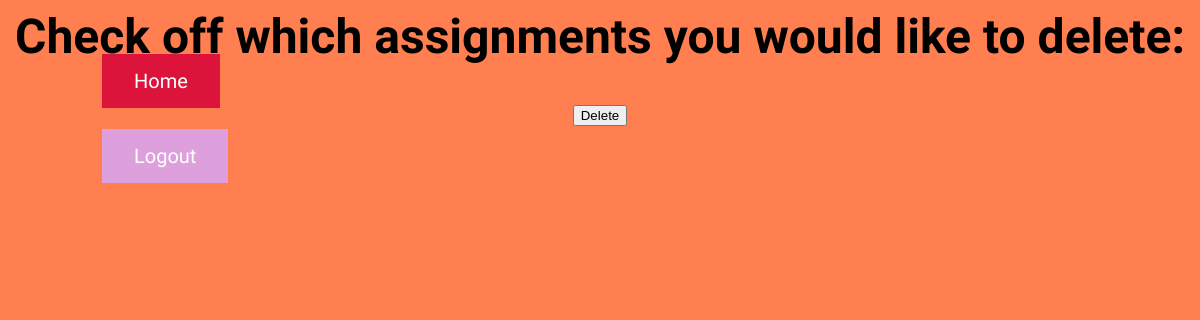
The app's page /scheduler/edit/assignments (signed in), older data.
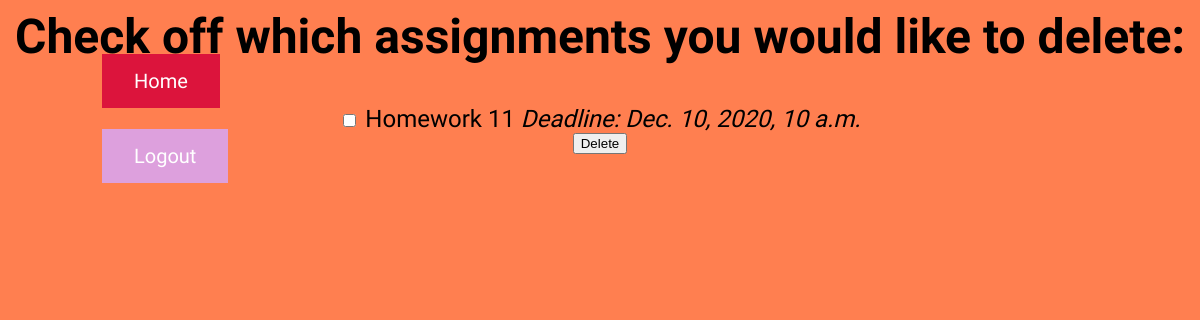
The same page, newer data.
### scheduler/models.py (models this page shows)
class Assignment(models.Model):
    user = models.ForeignKey(User, on_delete=models.CASCADE, null=True)
    course = models.ForeignKey(Course, on_delete=models.CASCADE)
    Homework = 'HW'
    Quiz = 'QZ'
    Exam = 'EX'
    Assignment_Type_Choices = [
        (Homework, 'Homework'),
        (Quiz, 'Quiz'),
        (Exam, 'Exam'),
    ]
    assignment_type = models.CharField(
        max_length=2,
        choices=Assignment_Type_Choices,
        default=Homework,
    )
    assignment_name = models.CharField(max_length=25, blank=True)
    deadline = models.DateTimeField()
    time_to_complete_estimate = models.FloatField(default = 1.0)
    scheduled = models.BooleanField(default=False)

### scheduler/views.py (the view)
# urls.py: path('edit/assignments', views.edit_assignments, name = 'edit_assignments'),
@login_required(login_url='/scheduler/')
def edit_assignments(request):
    today = datetime.today()
    context = {'assignment_list': request.user.assignment_set.filter(deadline__gte=today).order_by('deadline'),}
    return render(request, 'scheduler/edit/assignments.html', context)

### scheduler/templates/scheduler/edit/assignments.html (shortened to what this page needs)
{% load static %}
<link rel="stylesheet" type="text/css" href="{% static 'scheduler/style.css' %}">
<form action="{% url 'delete_assignments' %}" method="post">
<h2>Check off which assignments you would like to delete:</h2>
<p style="margin: 0 auto; text-align: center;">
{% for assignment in assignment_list %}
<input type=checkbox id='assignment{{forloop.counter}}' name='assignment{{forloop.counter}}' value='{{assignment.id}}'>
<label for='assignment{{forloop.counter}}'>{{assignment.assignment_name}} <em>Deadline: {{assignment.deadline}}</em><br>
{% endfor %}
<input type="submit" value="Delete">
</form>
<a href="{% url 'scheduler' %}"><button type="button" style="position: absolute;left: 100px;top: 50px;
background-color: #DC143C;
border: none;
color: white;
padding: 15px 32px;
text-align: center;
text-decoration: none;
display: inline-block;
font-size: 20px;
font-family: Oswald;
margin: 4px 2px;
cursor: pointer;"> Home </button></a>
{% if user.is_authenticated %}
<a href="#" onClick="document.getElementById('logoutform').submit()"><button type="button" style="position: absolute;left: 100px;top: 125px;
background-color: #DDA0DD;
border: none;
color: white;
padding: 15px 32px;
text-align: center;
text-decoration: none;
display: inline-block;
font-size: 20px;
font-family: Oswald;
margin: 4px 2px;
cursor: pointer;">Logout</button></a>
{% endif %}

Row changes from the older to the newer data that the page shows:
added Assignment: assignment_name "Homework 11", deadline "Dec. 10, 2020, 10 a.m."
